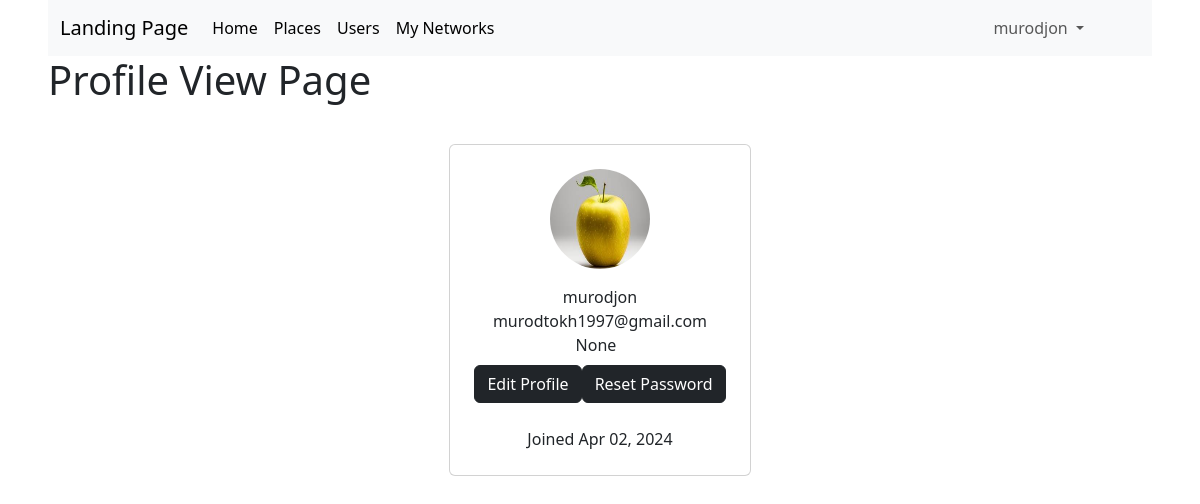
Screenshot of /users/profile_view/ (signed in) with the database file from the repository.
### users/models.py (models this page shows)
class User(AbstractUser):
    photo = models.ImageField(upload_to="user_photos/",null=True, default='user_photos/applesize.jpeg')
    phone_number = models.CharField(max_length=13, unique=True, null=True, blank=True)
    friends = models.ManyToManyField('users.User', blank=True)

### users/views.py (the view)
# urls.py: path('profile_view/', ProfileView.as_view(), name="profile_view"),
class ProfileView(LoginRequiredMixin, View):
    def get(self, request):
        return render(request, 'users/profile_view.html')

### users/templates/users/profile_view.html (shortened to what this page needs)
{% extends 'base.html' %}
{% block content %}
	<h1>Profile View Page</h1>
    <div class="container mt-4 mb-4 p-3 d-flex justify-content-center">
        <div class="card p-4">
            <div class=" image d-flex flex-column justify-content-center align-items-center">
                {% if user.photo %}
                	<img src="{{ user.photo.url }}" style="border-radius: 50% " height="100" width="100" />
                {% else %}
                    <img src="https://stock.adobe.com/uz/images/default-avatar-profile-icon-vector-social-media-user-image/346839683" style="border-radius: 50% " height="100" width="100" />
                {% endif %}
                <span class="name mt-3">{{ user.username }}</span>
                <span class="idd">{{ user.email }}</span>
                <div class="d-flex flex-row justify-content-center align-items-center gap-2">
                    <span class="idd1">{{ user.phone_number }}</span> <span></span>
                </div>
                <div class=" d-flex mt-2">
                    <a href="{% url 'users:profile' %}" class="btn btn-dark">Edit Profile</a>
                    <a href="{% url 'users:reset_password' %}" class="btn btn-dark">Reset Password</a>
                </div>
                <div class=" px-2 rounded mt-4 date "> <span class="join">Joined {{ user.date_joined|date:"M d, Y" }}</span>
                </div>
            </div>
        </div>
</div>
{% endblock %}

### templates/base.html (shortened to what this page needs)
<!doctype html>
<html lang="en">
<head>
    <link href="https://cdn.jsdelivr.net/npm/bootstrap@5.3.3/dist/css/bootstrap.min.css" rel="stylesheet">
</head>
<body class="px-5">
    <nav class="navbar navbar-expand-lg bg-body-tertiary">
      <div class="container-fluid">
        <a class="navbar-brand" href="{% url 'landing_page' %}">Landing Page</a>
        <div class="collapse navbar-collapse" id="navbarSupportedContent">
          <ul class="navbar-nav me-auto mb-2 mb-lg-0">
              <li class="nav-item">
              <a class="nav-link active" aria-current="page" href="{% url 'home' %}">Home</a>
            </li>
            <li class="nav-item">
              <a class="nav-link active" aria-current="page" href="{% url 'places:list' %}">Places</a>
            </li>
            <li class="nav-item">
              <a class="nav-link active" aria-current="page" href="{% url 'users:list' %}">Users</a>
            </li>
            <li class="nav-item">
              <a class="nav-link active" aria-current="page" href="{% url 'users:my_networks' %}">My Networks</a>
            </li>
          </ul>
            <ul class="navbar-nav me-5 mb-2 mb-lg-0">
                {% if user.is_authenticated %}
                    <li class="nav-item dropdown">
                      <a class="nav-link dropdown-toggle" href="#" role="button" data-bs-toggle="dropdown" aria-expanded="false">
                          {{ user.username }}
                      </a>
                    </li>
                {% else %}
                    <a href="{% url 'users:login' %}" class="btn btn-outline-primary">Log in </a>
                {% endif %}
            </ul>
        </div>
      </div>
    </nav>
    {% block content %}
    {% endblock %}
</body>
</html>

### rows the page displays
User: username "murodjon", photo (picture), email "murodtokh1997@gmail.com", phone_number "None", date_joined "Apr 02, 2024"
